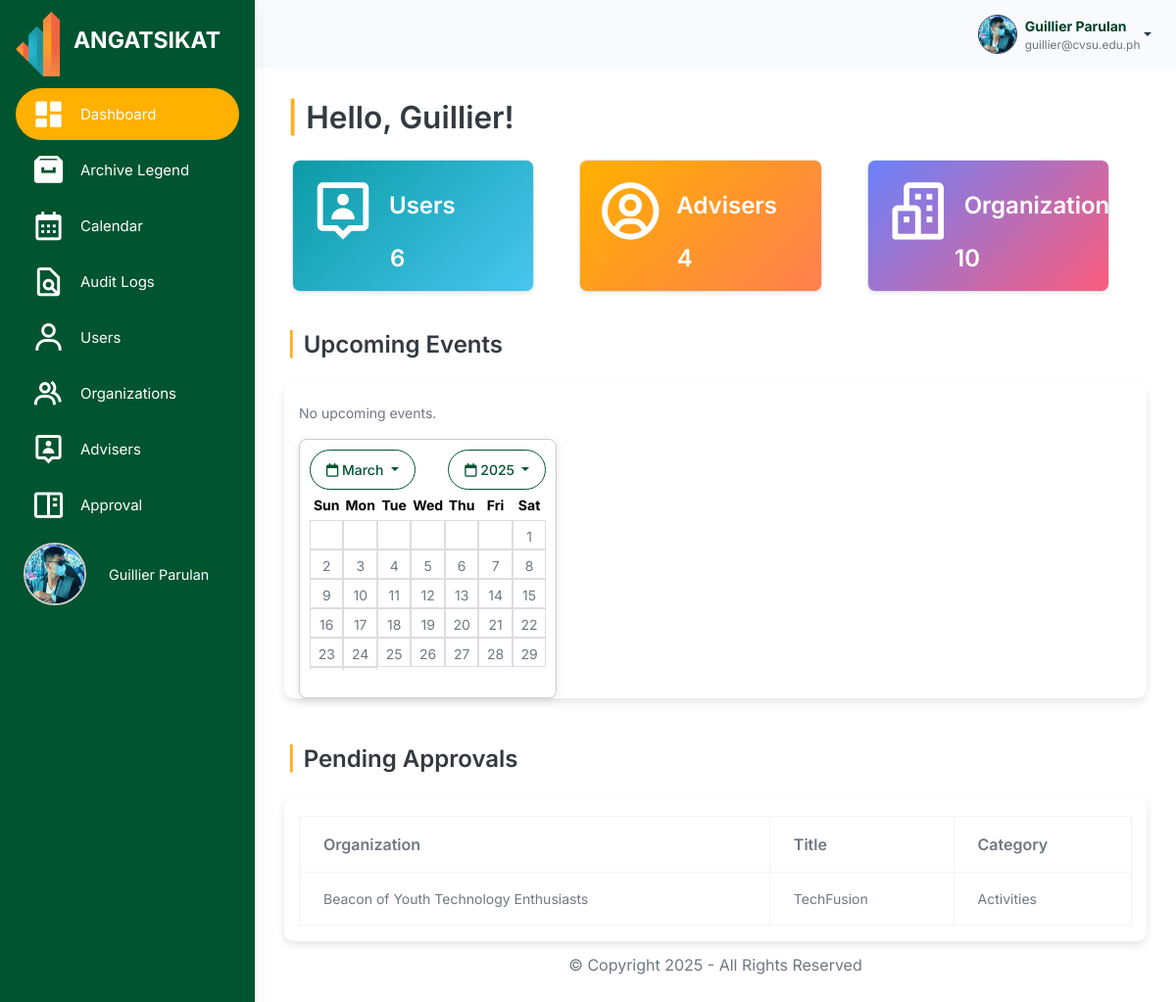
Page /src/dashboard/admin_dashboard.php (signed in) on the earlier database version.
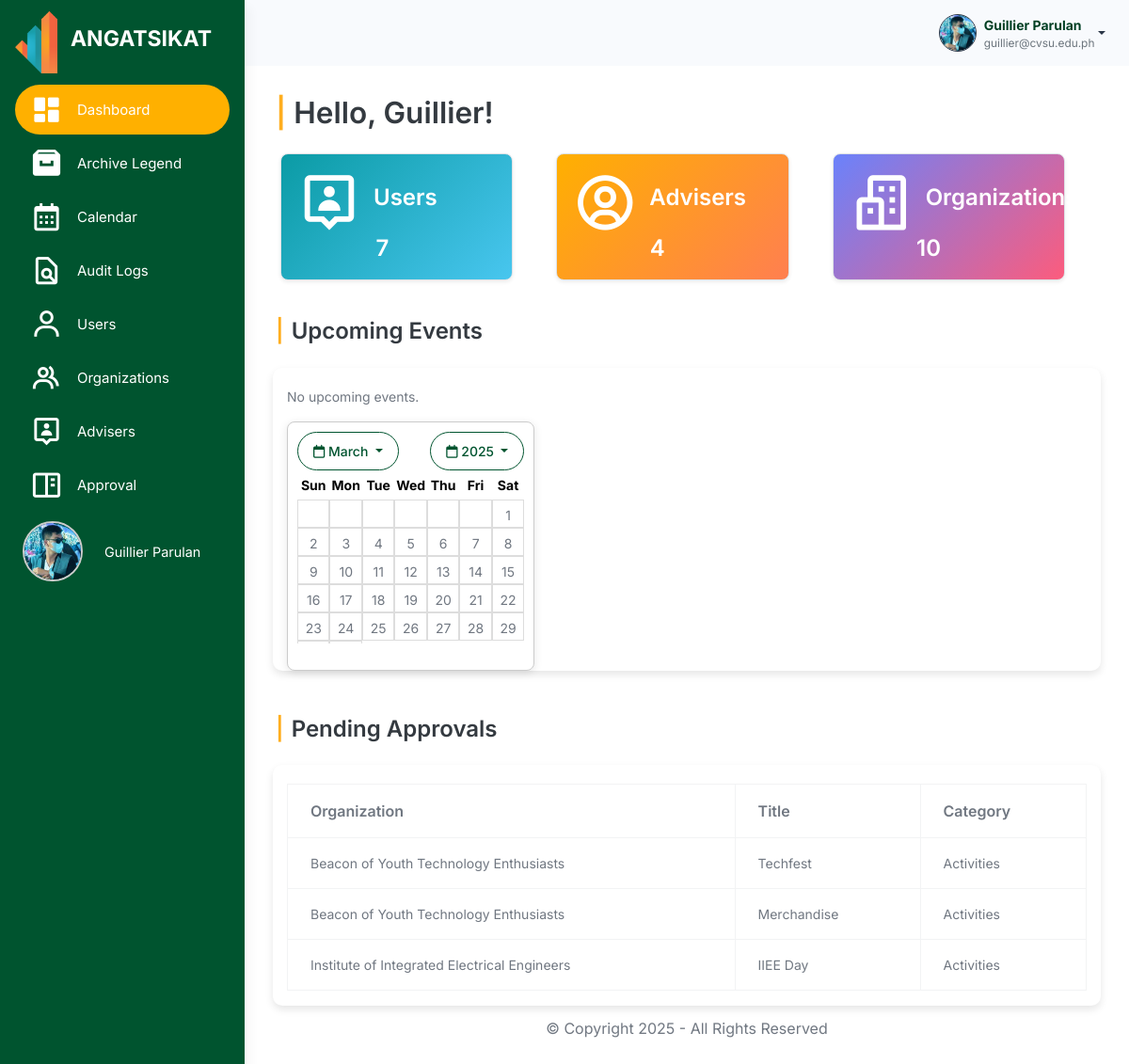
Same page on the later database version.
### tables this page shows
CREATE TABLE `users` (
  `user_id` int(11) NOT NULL,
  `username` varchar(100) NOT NULL,
  `password` varchar(255) NOT NULL,
  `profile_picture` varchar(255) NOT NULL,
  `first_name` varchar(255) NOT NULL,
  `last_name` varchar(255) NOT NULL,
  `email` varchar(100) NOT NULL,
  `role` enum('admin','officer','member') NOT NULL,
  `organization_id` int(11) DEFAULT NULL,
  `archived` tinyint(1) DEFAULT 0,
  `created_at` timestamp NOT NULL DEFAULT current_timestamp(),
  `position` enum('President','Treasurer') NOT NULL,
  `failed_attempts` int(11) DEFAULT 0,
  `is_locked` tinyint(1) DEFAULT 0,
  `last_failed_attempt` datetime DEFAULT NULL
);

CREATE TABLE `budget_approvals` (
  `approval_id` int(11) NOT NULL,
  `organization_id` int(11) NOT NULL,
  `title` varchar(255) NOT NULL,
  `category` enum('Activities','Purchases','Maintenance') NOT NULL,
  `attachment` varchar(255) NOT NULL,
  `created_at` timestamp NOT NULL DEFAULT current_timestamp(),
  `created_by` int(11) NOT NULL,
  `status` enum('Pending','Approved','Disapproved') DEFAULT 'Pending',
  `archived` tinyint(4) NOT NULL DEFAULT 0
);

CREATE TABLE `organizations` (
  `organization_id` int(11) NOT NULL,
  `organization_name` varchar(255) NOT NULL,
  `acronym` varchar(100) NOT NULL,
  `organization_logo` varchar(255) DEFAULT NULL,
  `organization_members` int(11) NOT NULL DEFAULT 0,
  `organization_status` enum('Probationary','Level I','Level II') NOT NULL DEFAULT 'Probationary',
  `organization_color` varchar(7) DEFAULT NULL,
  `archived` tinyint(1) DEFAULT 0,
  `created_at` timestamp NOT NULL DEFAULT current_timestamp(),
  `balance` decimal(15,2) DEFAULT 0.00,
  `beginning_balance` decimal(15,2) DEFAULT 0.00,
  `income` decimal(15,2) DEFAULT 0.00,
  `expense` decimal(15,2) DEFAULT 0.00,
  `cash_on_bank` decimal(15,2) DEFAULT 0.00,
  `cash_on_hand` decimal(15,2) DEFAULT 0.00
);

### src/user_query.php (called while the page is built, shortened)
<?php
$user_id = $_SESSION['user_id'];
$user_query = "SELECT * FROM users WHERE user_id = '$user_id'";
$user_result = mysqli_query($conn, $user_query);
if ($user_result && mysqli_num_rows($user_result) > 0) {
    $user = mysqli_fetch_assoc($user_result);
    $firstname = $user['first_name'];
    $lastname = $user['last_name'];
    $fullname = $firstname . ' ' . $lastname;
    $email = $user['email'];
    $profile_picture = $user['profile_picture'];
} else {
    echo "Error fetching user data: " . mysqli_error($conn);
    exit();
}
?>

### src/dashboard/admin_dashboard.php (the view, shortened to what the rows shown need)
<?php
include("../connection.php");
include '../user_query.php';
?>
<!doctype html>
<html lang="en">
<head>
    <link rel="stylesheet" href="../assets/css/styles.min.css" />
    <link rel="stylesheet" href="../activity_management/css/activities.css" />
    <link href="https://unpkg.com/boxicons@2.1.4/css/boxicons.min.css" rel="stylesheet" />
    <link rel="stylesheet" href="https://cdnjs.cloudflare.com/ajax/libs/font-awesome/6.6.0/css/all.min.css">
</head>
<body>
    <div class="page-wrapper" id="main-wrapper" data-layout="vertical" data-navbarbg="skin6" data-sidebartype="full"
        data-sidebar-position="fixed" data-header-position="fixed">
        <aside class="left-sidebar" id="sidebar">
            <div>
                <nav class="sidebar-nav scroll-sidebar" data-simplebar="">
                    <ul id="sidebarnav">
                        <li class="sidebar-item profile-container">
                            <a class="sidebar-link" href="../user/admin_profile.php" aria-expanded="false"
                                data-tooltip="Profile" style="display: flex; align-items: center; padding: 0.5rem;">
                                <div class="profile-pic-border"
                                    style="height: 4rem; width: 4rem; display: flex; justify-content: center; align-items: center; overflow: hidden; border-radius: 50%; border: 2px solid #ccc;">
                                    <img src="<?php echo !empty($profile_picture) ? '../user/' . htmlspecialchars($profile_picture) : '../user/uploads/default.png'; ?>"
                                        alt="Profile Picture" class="profile-pic"
                                        style="height: 100%; width: 100%; object-fit: cover;" />
                                </div>
                                <span class="profile-name" style="margin-left: 0.5rem; font-size: 0.9rem;">
                                    <?php echo htmlspecialchars($user['first_name']) . ' ' . htmlspecialchars($user['last_name']); ?>
                                </span>
                            </a>
                        </li>
                    </ul>
                </nav>
            </div>
        </aside>
        <div class="body-wrapper">
            <header class="app-header">
                <nav class="navbar navbar-expand-lg navbar-light">
                    <div class="navbar-collapse justify-content-end px-0" id="navbarNav">
                        <ul class="navbar-nav flex-row ms-auto align-items-center justify-content-end">
                            <li class="nav-item dropdown">
                                <div class="dropdown">
                                    <a href="#" class="dropdown-toggle d-flex align-items-center"
                                        data-bs-toggle="dropdown" aria-expanded="false" style="text-decoration: none;">
                                        <img class="border border-dark rounded-circle"
                                            src="<?php echo !empty($profile_picture) ? '../user/' . $profile_picture : '../user/uploads/default.png'; ?>"
                                            alt="Profile"
                                            style="width: 40px; height: 40px; margin-left: 10px; object-fit: cover;">
                                        <div class="d-flex flex-column align-items-start ms-2">
                                            <span style="font-weight: bold; color: #004024;">
                                                <?php echo htmlspecialchars($fullname); ?>
                                            </span>
                                            <span style="font-size: 0.85em; color: #6c757d;">
                                                <?php echo htmlspecialchars($email); ?>
                                            </span>
                                        </div>
                                    </a>
                                </div>
                            </li>
                        </ul>
                    </div>
                </nav>
            </header>
            <div class="container-fluid">
                <div class="row">
                    <h1 class="welcome-message h5 fw-bold mb-4">
                        <span class="text-warning fw-bold me-2">|</span>Hello,
                        <?php echo htmlspecialchars($user['first_name']); ?>!
                    </h1>
                    <?php
                        $query_user = "SELECT COUNT(*) AS total_users FROM users WHERE archived = 0 and role='officer'";
                        if ($stmt_user = $conn->prepare($query_user)) {
                            $stmt_user->execute();
                            $result_user = $stmt_user->get_result();
                            if ($result_user && $user_data = $result_user->fetch_assoc()) {
                                $total_users = $user_data['total_users'] ?? 0;
                            } else {
                                $total_users= 0;
                            }
                        } else {
                            error_log("Query Preparation Failed: " . $conn->error);
                            $total_users = 0;
                        }
                        ?>
                    <div class="row">
                        <div class="col-md-4 mb-3">
                            <a href="../user_management/users.php" class="card gradient-card-2 p-3 shadow-sm mx-2">
                                <div class="d-flex align-items-center text-center">
                                    <h1 class="fw-bold text-white">Users</h1>
                                </div>
                                <div>
                                    <h1 class="fw-bold text-white text-end"><?= $total_users;?>
                                    </h1>
                                </div>
                            </a>
                        </div>
                        <?php
                        $query_adviser = "SELECT COUNT(*) AS total_advisers FROM advisers WHERE archived = 0";
                        if ($stmt_adviser = $conn->prepare($query_adviser)) {
                            $stmt_adviser->execute();
                            $result_adviser = $stmt_adviser->get_result();
                            if ($result_adviser && $adviser_data = $result_adviser->fetch_assoc()) {
                                $total_advisers = $adviser_data['total_advisers'] ?? 0;
                            } else {
                                $total_advisers= 0;
                            }
                        } else {
                            error_log("Query Preparation Failed: " . $conn->error);
                            $total_advisers = 0;
                        }
                        ?>
                        <div class="col-md-4 mb-3">
                            <a href="../adviser_management/advisers.php" class="card gradient-card-1 p-3 shadow-sm mx-2">
                                <div class="d-flex align-items-center text-center">
                                    <h1 class="fw-bold text-white">Advisers</h1>
                                </div>
                                <div>
                                    <h1 class="fw-bold text-white text-end"><?= $total_advisers;?>
                                    </h1>
                                </div>
                            </a>
                        </div>
                        <?php
                        $query_organization = "SELECT COUNT(*) AS total_organizations FROM organizations WHERE archived = 0";
                        if ($stmt_organization = $conn->prepare($query_organization)) {
                            $stmt_organization->execute();
                            $result_organization = $stmt_organization->get_result();
                            if ($result_organization && $organization_data = $result_organization->fetch_assoc()) {
                                $total_organizations = $organization_data['total_organizations'] ?? 0;
                            } else {
                                $total_organizations = 0;
                            }
                        } else {
                            error_log("Query Preparation Failed: " . $conn->error);
                            $total_organizations = 0;
                        }
                        ?>
                        <div class="col-md-4 mb-3">
                            <a href="../organization_management/organizations.php" class="card gradient-card-3 p-3 shadow-sm mx-2">
                                <div class="d-flex align-items-center text-center">
                                    <h1 class="fw-bold text-white">Organizations</h1>
                                </div>
                                <div>
                                    <h1 class="fw-bold text-white text-end"><?= $total_organizations;?>
                                    </h1>
                                </div>
                            </a>
                        </div>
                    </div>
                    <div>
                        <h3 class="title h5 fw-bold mb-4 mt-4">
                        </h3>
                        <div class="mx-auto">
                            <div class="container">
                                    <div id="tableContent" class="table-responsive">
                                        <table class="table table-bordered">
                                            <thead class="thead-light fw-bold">
                                                <tr class="fw-bold fs-4 text-dark">
                                                    <th>Organization</th>
                                                    <th>Title</th>
                                                    <th>Category</th>
                                                </tr>
                                            </thead>
                                            <tbody>
                                                <?php $query = "
                                                    SELECT b.*, o.organization_name
                                                    FROM budget_approvals b
                                                    JOIN organizations o ON b.organization_id = o.organization_id WHERE b.archived=0";
                                                $result = mysqli_query($conn, $query);
                                                if ($result->num_rows > 0) {
                                                    while ($row = mysqli_fetch_assoc($result)) {
                                                        $organization = $row['organization_name'];
                                                        $title = $row['title'];
                                                        $category = $row['category'];
                                                        echo
                                                        "<tr>
                                                            <td>".htmlspecialchars($organization) ."</td>
                                                            <td>".htmlspecialchars($title) ."</td>
                                                            <td>". htmlspecialchars($category)."</td>
                                                        </tr>";
                                                    }
                                                } else {
                                                    echo
                                                    "<tr>
                                                        <td colspan='3' class='text-center'>No organizations found</td>
                                                    </tr>";
                                                }
                                                ?>
                                            </tbody>
                                        </table>
                                    </div>
                            </div>
                        </div>
                    </div>
                    <div class="py-6 px-6 text-center d-none d-sm-block">
                        <p class="mb-0 fs-4">© Copyright 2025 - All Rights Reserved</p>
                    </div>
                </div>
            </div>
        </div>
    </div>
</body>
</html>

Differences in the rows shown:
removed budget_approvals: organization.organization_name "Beacon of Youth Technology Enthusiasts", title "TechFusion", category "Activities"
added budget_approvals: organization.organization_name "Beacon of Youth Technology Enthusiasts", title "Techfest", category "Activities"
added budget_approvals: organization.organization_name "Beacon of Youth Technology Enthusiasts", title "Merchandise", category "Activities"
added budget_approvals: organization.organization_name "Institute of Integrated Electrical Engineers", title "IIEE Day", category "Activities"
Other differences:
$total_users: "6" → "7"
